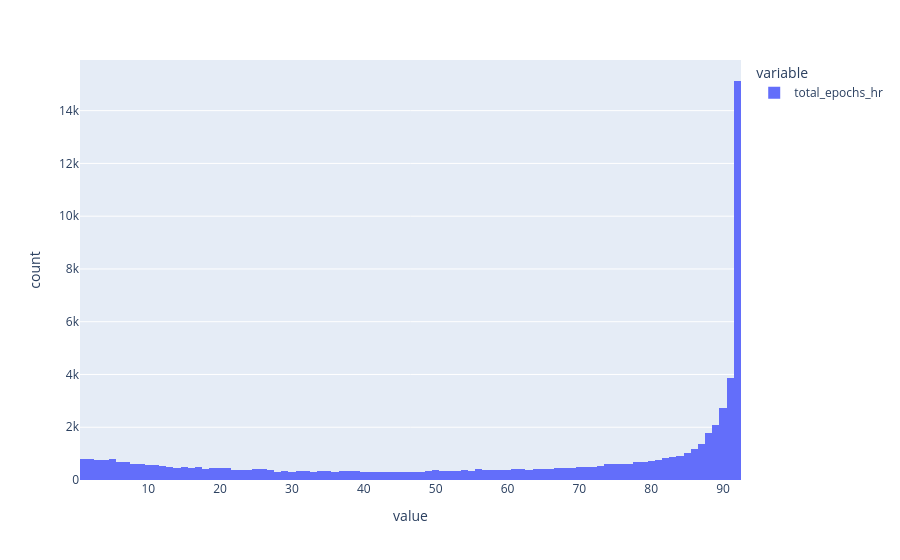

Notebook cell for this chart:
### Code cell
px.histogram(hourly_stats["total_epochs_hr"]).show()

# Or use adaptive based on your data
MIN_EPOCHS = round(int(hourly_stats['total_epochs_hr'].quantile(0.20)),0)
print(f"\nUsing minimum epoch threshold: {MIN_EPOCHS}")

# Apply filter
hourly_stats = hourly_stats[hourly_stats['total_epochs_hr'] >= MIN_EPOCHS]
print(f"After filtering: {len(hourly_stats):,} rows, {hourly_stats['tmc_code'].nunique():,} TMCs")

# If we still have data, continue with calculations
if len(hourly_stats) > 0:
    # Calculate congestion ratio
    hourly_stats['cong_ratio_hr_weekdy'] = (
        hourly_stats['havg_spd_weekdy'] / hourly_stats['ff_speed_art60thp']
    )
    
    # Rank hours by congestion
    hourly_stats['hour_cong_rank'] = (
        hourly_stats.groupby('tmc_code')['cong_ratio_hr_weekdy']
        .rank(method='first', ascending=True)
    )
    
    print(f"✓ Hourly statistics calculated successfully!")
    print(f"Hourly statistics calculated for {hourly_stats['tmc_code'].nunique():,} TMCs")
else:
    print("✗ No data after filtering - threshold may be too high or data quality issues")

### Figure 1 — Plotly figure (JSON) as saved in the notebook; plotly's stock layout.template omitted (floating-point values rounded to 4 significant figures; data arrays with more than 128 entries replaced by an {"elided": "..."} marker saying what was removed)
{"data": [{"alignmentgroup": "True", "bingroup": "x", "hovertemplate": "variable=total_epochs_hr<br>value=%{x}<br>count=%{y}<extra></extra>", "legendgroup": "total_epochs_hr", "marker": {"color": "#636efa", "pattern": {"shape": ""}}, "name": "total_epochs_hr", "offsetgroup": "total_epochs_hr", "orientation": "v", "showlegend": true, "type": "histogram", "x": {"elided": "68556 int values"}, "xaxis": "x", "yaxis": "y"}], "layout": {"barmode": "relative", "legend": {"title": {"text": "variable"}, "tracegroupgap": 0}, "margin": {"t": 60}, "xaxis": {"anchor": "y", "domain": [0, 1], "title": {"text": "value"}}, "yaxis": {"anchor": "x", "domain": [0, 1], "title": {"text": "count"}}}}
